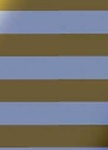
%> input picture project_5/multi2.jpg, 108 x 150 px, shrunk from 179 x 250 before the run
$ octave neuro.m   (GNU Octave 9; MATLAB toolbox functions it lacks are replaced by stand-ins)
%> lines starting %> are read from the running program, lines starting %| are printed output that depends on the picture
### project_5/generate_online.m
function ta = generate_online( addr1_dress, addr2_newPic )
% [centroids, weights] = img2CentsWeights('dress.jpg');
% drawWeightsColors(centroids, weights, 2000);
A = imread(addr1_dress);
figure;
T = A;
r = A(:,:,1);
g = A(:,:,2);
b = A(:,:,3);
r = r(:);
g = g(:);
b = b(:);
X = double([r,g,b]);
gmodel = fitgmdist(X,4);
idx = cluster(gmodel,X);
cluster1 = X(idx == 1,:);
cluster2 = X(idx == 2,:);
cluster3 = X(idx == 3,:);
cluster4 = X(idx == 4,:);
gm1 = fitgmdist(cluster1,1);
gm2 = fitgmdist(cluster2,1);
gm3 = fitgmdist(cluster3,1);
gm4 = fitgmdist(cluster4,1);
hold on;
A2 = double(imread(addr2_newPic));
newA = zeros(size(A2));
mus = double(gmodel.mu);
ran = zeros(4,numel(A2(:,:,1)),3);
ran(1,:,:) = random(gm1,numel(A2(:,:,1)));
ran(2,:,:) = random(gm2,numel(A2(:,:,1)));
ran(3,:,:) = random(gm3,numel(A2(:,:,1)));
ran(4,:,:) = random(gm4,numel(A2(:,:,1)));
for i=1:numel(A2(:,1))
    for j = 1:numel(A2(1,:,1))
        xt = repmat(reshape(A2(i,j,:),1,3),4,1);
        [M,idx] = min(sum((xt-mus).^2,2));
        newA(i,j,:) = ran(idx,i+(j-1)*numel(A2(:,1,1)),:);
        newA(i,j,:) = projectOnLine(newA(i,j,:) , A2(i,j,:) , mus(idx));
    end
end
ta = uint8(newA);
%  [centroids, weights] = rgb2CentsWeights(ta);
%  drawWeightsColors(centroids, weights, 2000);


end

### project_5/neuro.m
A = imread('multi2.jpg');
%> A is the input picture: size 150x108x3 uint8; mean R, G, B 116.1, 114.8, 112.5
T = A;
r = A(:,:,1);
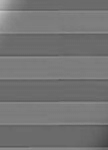
%> r: size 150x108 uint8; min 65, max 197, mean 116.1
g = A(:,:,2);
b = A(:,:,3);
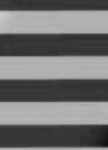
%> b: size 150x108 uint8; min 14, max 204, mean 112.5
r = r(:);
g = g(:);
b = b(:);
X = double([r,g,b]);
gmodel = fitgmdist(X,2);
mus = double(gmodel.mu);
%> mus = [126.4 138.4 167.7; 105.4 90.39 55.46]
fileName = 'p (9)';
generated = generate_online('dress.jpg', strcat(fileName,'.jpg'));
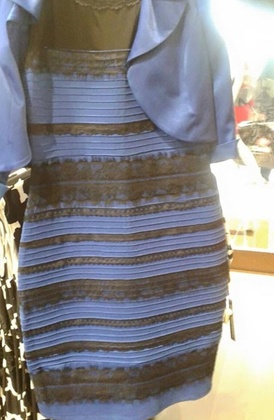
%> input picture project_5/dress.jpg, 274 x 420 px, shrunk from 456 x 699 before the run
%> in generate_online, A is the input picture: size 420x274x3 uint8; mean R, G, B 136.3, 134.7, 137.6
%> in generate_online, `r = A(:,:,1);`:
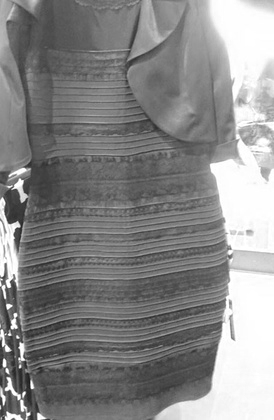
%> r: size 420x274 uint8; min 25, max 255, mean 136.3
%> in generate_online, `g = A(:,:,2);`:
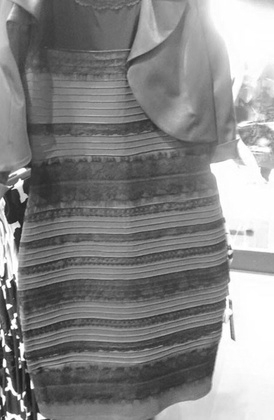
%> g: size 420x274 uint8; min 22, max 255, mean 134.7
%> in generate_online, `b = A(:,:,3);`:
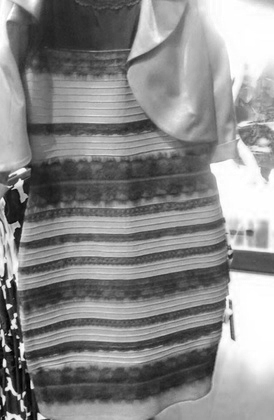
%> b: size 420x274 uint8; min 0, max 255, mean 137.6
%> the run ends on the next line
